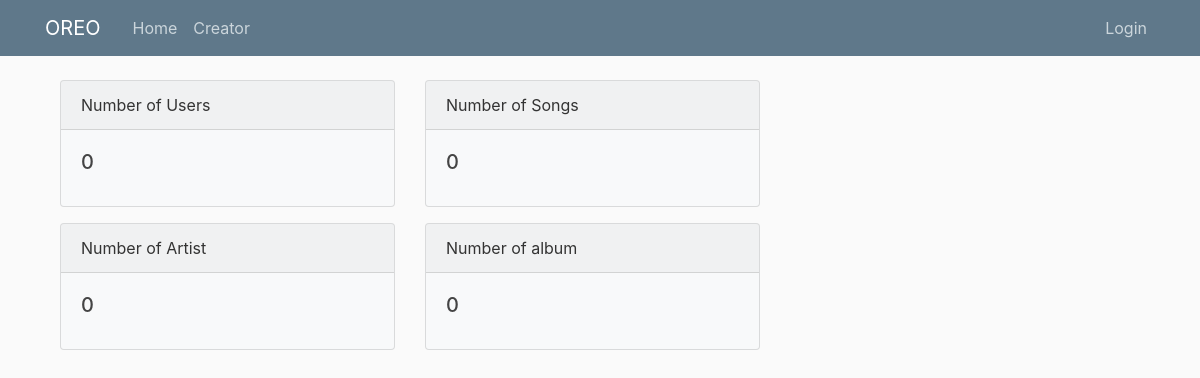
/admin, run on an earlier commit of the app's database.
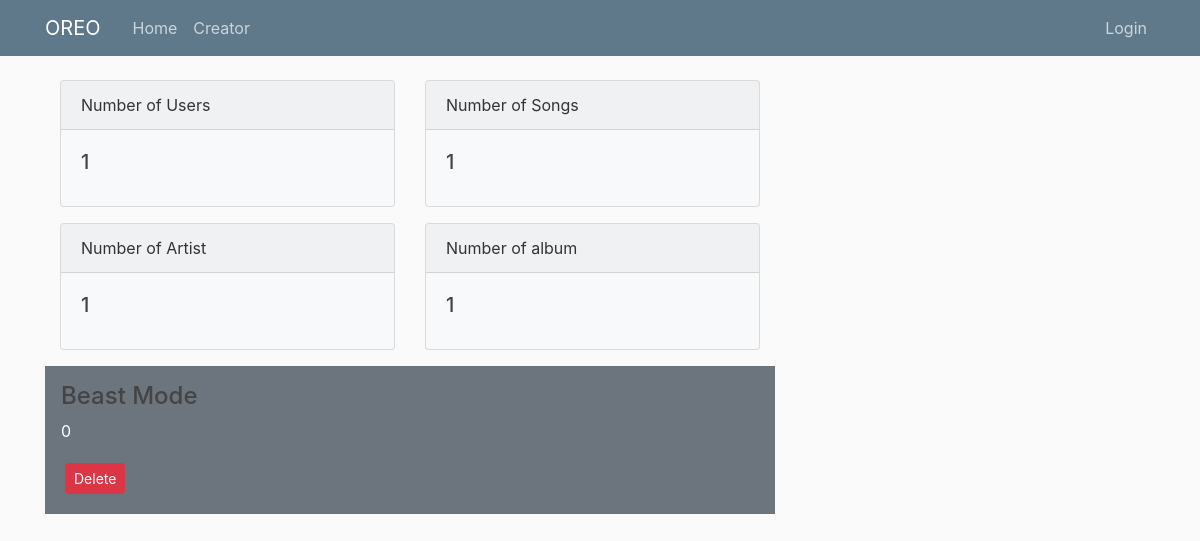
And on a later commit of the database.
### music/models.py (models this page shows, shortened)
class Song(db.Model):
  id=db.Column(db.Integer,primary_key=True)
  title=db.Column(db.String(50),nullable=False)
  artist=db.Column(db.Integer,db.ForeignKey('creator.id'),
                   nullable=False,)
  album_id=db.Column(db.Integer,db.ForeignKey('album.id'),
                  nullable=False)
  file=db.Column(db.String(50),nullable=False)
  genre=db.Column(db.String(50),nullable=False)
  date_posted = db.Column(db.DateTime, nullable=False, default=datetime.utcnow)
  lyrics=db.Column(db.Text,nullable=False,default='not yet uploaded')
  rating=db.Column(db.Integer,default=0)
  duration=db.Column(db.Integer,nullable=False,default=0)
  creator = db.relationship('Creator', backref='songs')

### music/routes.py (the view)
@app.route('/admin', methods=['GET', 'POST'])
def admin():
  songs=Song.query.all()
  totalsong=Song.query.count()
  totalalbum=Album.query.count()
  totaluser=User.query.count()
  totalartist=Creator.query.count()
  return render_template('admin.html',songs=songs,totalsong=totalsong,totalalbum=totalalbum,totaluser=totaluser,totalartist=totalartist)

### music/templates/admin.html (shortened to what this page needs)
{% extends 'admin_layout.html' %}
{% block content %}
<div class='admin_content'>
<div class="container">
  <div class="row">
    <div class="col-md-6">
      <div class="card bg-light mb-3">
        <div class="card-header">Number of Users</div>
        <div class="card-body">
          <h5 class="card-title">{{ totaluser }}</h5>
        </div>
      </div>
    </div>
    <div class="col-md-6">
      <div class="card bg-light mb-3">
        <div class="card-header">Number of Songs</div>
        <div class="card-body">
          <h5 class="card-title">{{ totalsong }}</h5>
        </div>
      </div>
    </div>
  </div>
</div>
</div>
<div class='admin_content'>
<div class="container">
  <div class="row">
    <div class="col-md-6">
      <div class="card bg-light mb-3">
        <div class="card-header">Number of Artist</div>
        <div class="card-body">
          <h5 class="card-title">{{ totalartist }}</h5>
        </div>
      </div>
    </div>
    <div class="col-md-6">
      <div class="card bg-light mb-3">
        <div class="card-header">Number of album</div>
        <div class="card-body">
          <h5 class="card-title">{{ totalalbum }}</h5>
        </div>
      </div>
    </div>
  </div>
</div>
</div>
 {% for songs in songs %}
 <div class='container-sm p-3 mb-2 bg-secondary text-white'>
   <h4>{{ songs.title }}</h4>
   <p>{{songs.rating}}</p>
   <button type='button' class='btn btn-danger btn-sm m-1'data-toggle="modal" data-target="#deleteModal">Delete</button>
 </div>
 {% endfor %}
{% endblock %}

### music/templates/admin_layout.html (shortened to what this page needs)
<!DOCTYPE html>
<html lang="en">
  <head>
    <link rel="stylesheet" href="https://maxcdn.bootstrapcdn.com/bootstrap/4.0.0/css/bootstrap.min.css">
     <link rel="stylesheet" type="text/css" href="{{ url_for('static', filename='main.css') }}">
  </head>
  <body>
    <header class="site-header">
      <nav class="navbar navbar-expand-md navbar-dark bg-steel fixed-top">
        <div class="container">
          <a class="navbar-brand mr-4" href="/">OREO</a>
          <div class="collapse navbar-collapse" id="navbarToggle">
            <div class="navbar-nav mr-auto">
              <a class="nav-item nav-link" href="/">Home</a>
              {% if current_user.iscreator %}
                <a class="nav-item nav-link" href="/creator">Creator</a>
              {% else %}
                <a class="nav-item nav-link" href="/creator/login">Creator</a>
              {% endif %}
            </div>
            <div class="navbar-nav">
                <a class="nav-item nav-link" href="/admin/login">Login</a>
            </div>
          </div>
        </div>
      </nav>
    </header>
    <main role="main" class="container">
      <div class="row">
        <div class="col-md-8">
    {% block content %}
    {% endblock %}
            </div>
          </main>
</body>
</html>

### music/static/main.css (style rules this page uses)
body { background: #fafafa; color: #333333; margin-top: 5rem; }
h1, h2, h3, h4, h5, h6 { color: #444444; }
.bg-steel { background-color: #5f788a; }
.site-header .navbar-nav .nav-link { color: #cbd5db; }
html { height: 100%; width: 100%; }

What changed in the data, as far as the page shows it:
added Song: title "Beast Mode", rating "0"
Also different on the page:
{{ totaluser }}: "0" → "1"
{{ totalsong }}: "0" → "1"
{{ totalartist }}: "0" → "1"
{{ totalalbum }}: "0" → "1"
